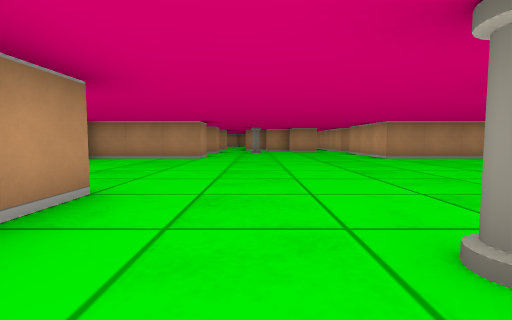
View 1 (above)

18 first-person views from a walk through a cub3D level. The camera is about half as high as the walls, tilts 4° down and sees 85° across. The floor is counted in squares. Each view is taken from the middle of a square. On the plan, view 1 faces up. The plan holds only what a view shows up to about 9 squares ahead; the rest is blank.

View 2
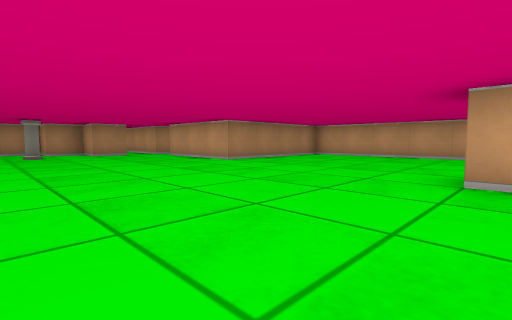

View 3
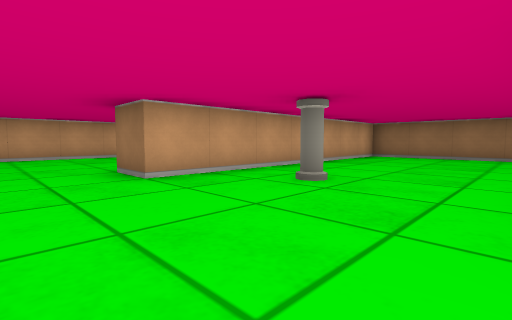

View 4
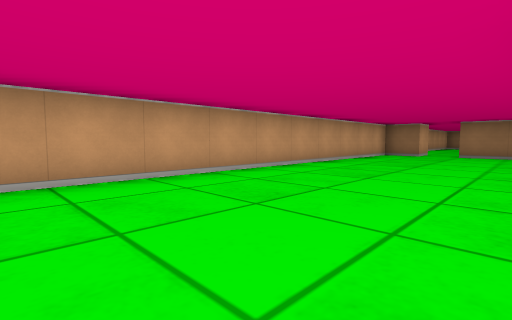

View 5
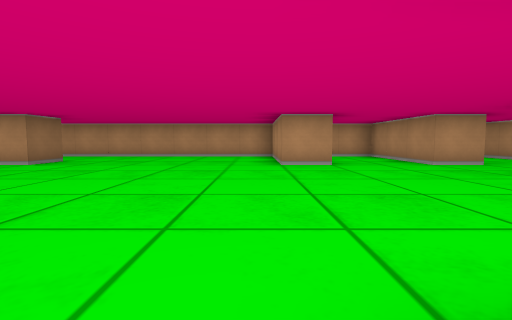

View 6
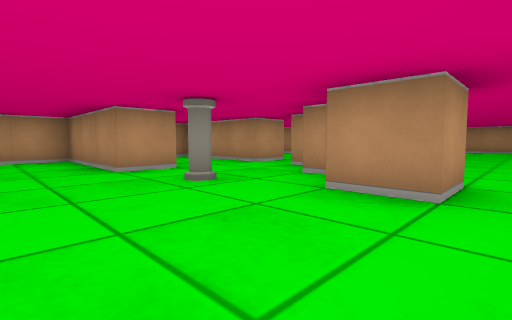

View 7
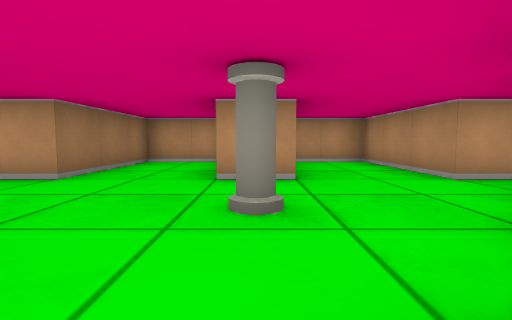

View 8
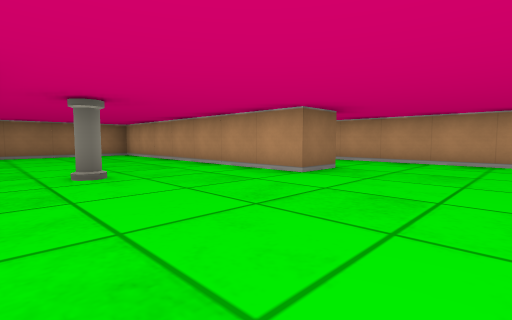

View 9
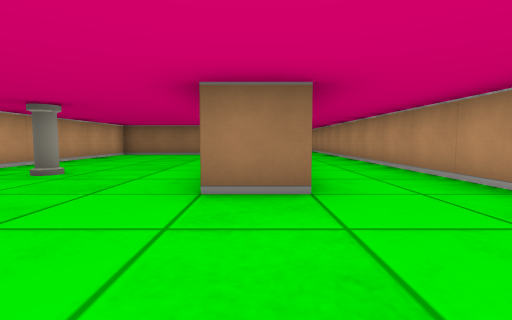

View 10
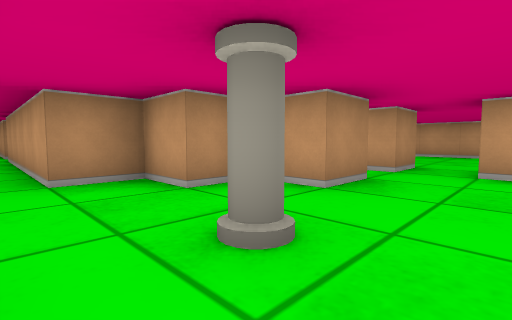

View 11
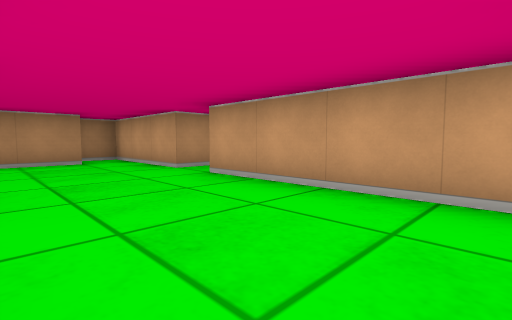

View 12
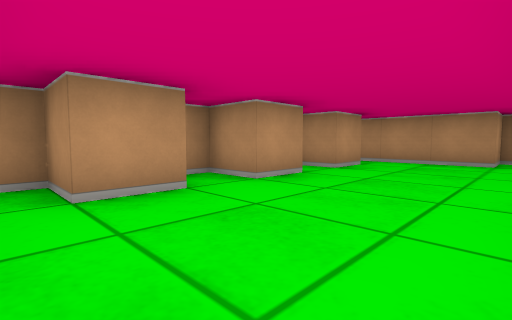

View 13
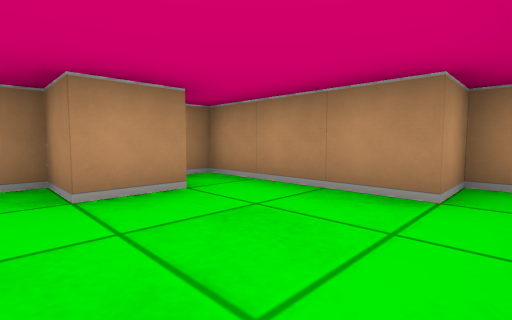

View 14
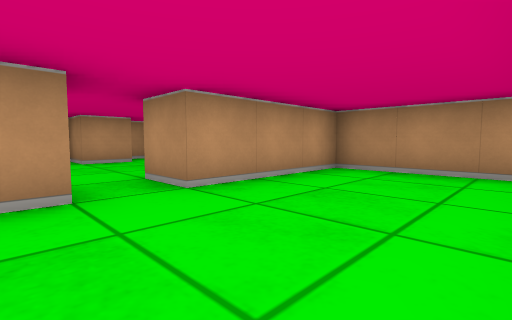

View 15
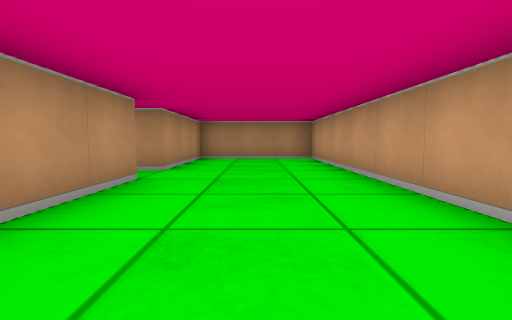

View 16
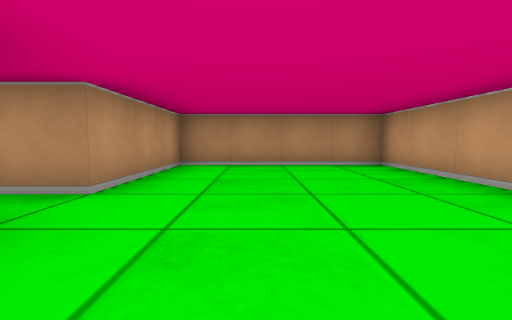

View 17
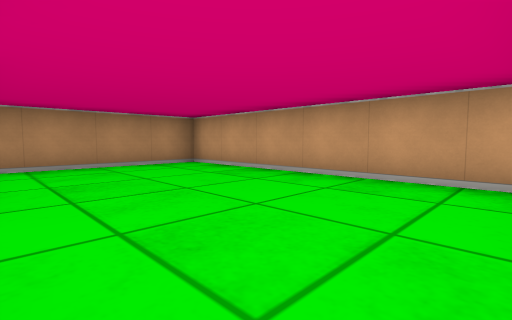

View 18
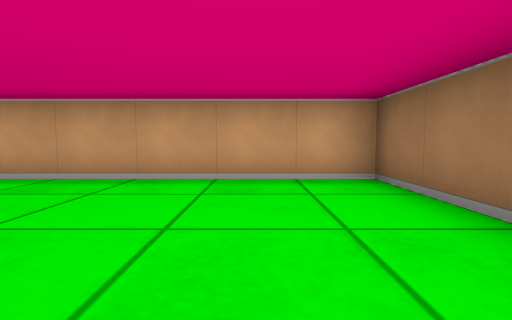

### Floor plan
Ten units are one square. View 1 is at (0, 0); x grows to the right and y downward. Boxes are objects, and circles mark ways between rooms. Rooms are numbered by the first view taken in them; rooms with no view inside come last. Other rooms are left out.
<svg viewBox="-50 -230 140 295">
<path fill="none" stroke="#000" d="M-26 -25 -15 -25 -15 42M62 -75 35 -75 35 -105M-14 45 25 45 25 -25 35 -25M25 -115 15 -115 15 -125 5 -125 5 -135 -5 -135 -5 -145M-15 -116 -15 -105 -45 -105 -45 -85 -15 -85 -15 -75 -45 -75 -45 40M44 55 55 55M65 55 75 55 75 -64M-15 -145 -15 -135 -45 -135 -45 -119M-35 -185 -35 -175 -45 -175 -45 -170M-35 -166 -35 -155 -45 -155 -45 -151M-5 -195 -5 -225 -15 -225 -15 -215 -45 -215 -45 -209M-35 -206 -35 -195 -45 -195 -45 -191M-5 -145 -5 -185M5 -186 5 -165M35 -165 35 -225 5 -225 5 -195 -5 -195M25 -126 25 -115M35 -115 35 -120M65 -85 85 -85 85 -145 45 -145 45 -115 35 -115"/>
<rect x="-5" y="-115" width="10" height="10" fill="#bbb"><title>pillar</title></rect>
<rect x="5" y="-15" width="10" height="10" fill="#bbb"><title>pillar</title></rect>
<circle cx="-10" cy="-140" r="3" fill="#2a7"/>
<circle cx="30" cy="-120" r="3" fill="#2a7"/>
<circle cx="40" cy="-110" r="3" fill="#2a7"/>
<circle cx="0" cy="-190" r="3" fill="#2a7"/>
<text x="10" y="-30">1</text>
<text x="-20" y="-180">2</text>
<text x="20" y="-180">3</text>
<text x="60" y="-110">4</text>
</svg>
Room 1 opens to room 2. Room 1 opens to room 3. Room 1 opens to room 4. Room 2 opens to room 3.

Where each view was taken, in squares from view 1:
view 1: 0 up, 0 right, facing up
view 2: 2 up, 1 left, facing up-right
view 3: 4 up, 1 left, facing down-right
view 4: 4 up, 4 right, facing down-right
view 5: 7 up, 4 right, facing left
view 6: 9 up, 3 right, facing up-left
view 7: 11 up, 2 right, facing left
view 8: 5 up, 2 right, facing down-left
view 9: 5 up, 2 left, facing down
view 10: 10 up, 1 left, facing up-right
view 11: 15 up, 3 left, facing up-right
view 12: 15 up, 1 left, facing up-left
view 13: 19 up, 1 left, facing up-left
view 14: 18 up, 3 right, facing up-left
view 15: 15 up, 2 right, facing up
view 16: 9 up, 6 right, facing up
view 17: 9 up, 5 right, facing up-right
view 18: 10 up, 5 right, facing right
